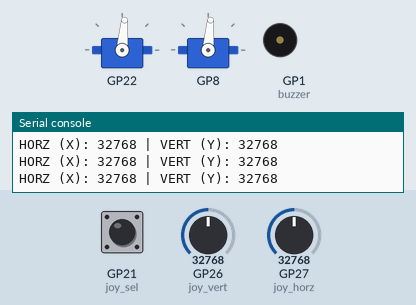
Simulated run of this program. Board: Raspberry Pi Pico running MicroPython. Shown: 2 × servo, buzzer (waves = sounding, pin HIGH), the last lines printed to the serial console. Wiring (from the project's diagram.json): buzzer on GP1, servo on GP8, button joystick on GP21, servo on GP22, joystick Y on GP26, joystick X on GP27. The test bench sets the inputs (shaded band); at power-on: GP27 (joy_horz) = 32768, GP21 (joy_sel) HIGH, GP26 (joy_vert) = 32768 (analog values on the 0–65535 scale). Servo angles are drawn from the pulse width (0.5 ms = 0°, 2.5 ms = 180°).

Above: at 3.2 s.
3.3 s: GP27 (joy_horz) set to 45874
At 4.2 s:
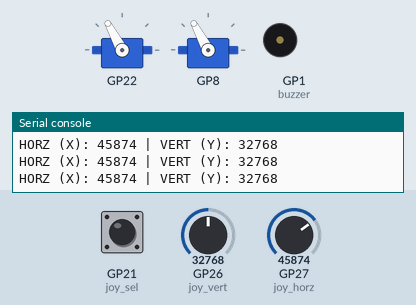
4.9 s: GP21 (joy_sel) pulled LOW for 0.25 s
At 5.11 s:
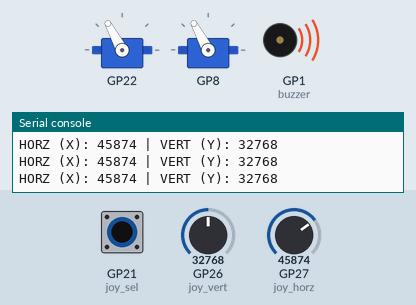
6.7 s: GP27 (joy_horz) set to 57670
At 7.2 s:
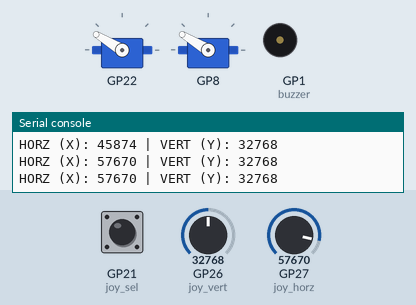
8.3 s: GP21 (joy_sel) pulled LOW for 1 s
At 9.2 s:
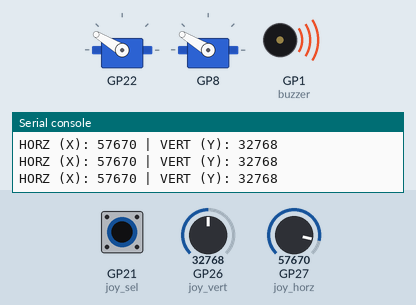
10.9 s: GP27 (joy_horz) set to 65535
At 12.1 s:
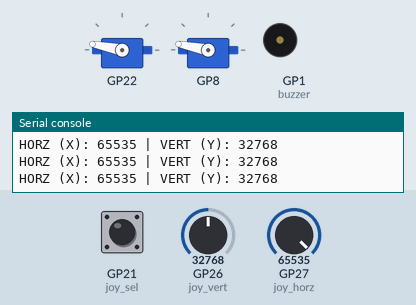
12.5 s: GP21 (joy_sel) pulled LOW for 0.25 s
At 12.73 s:
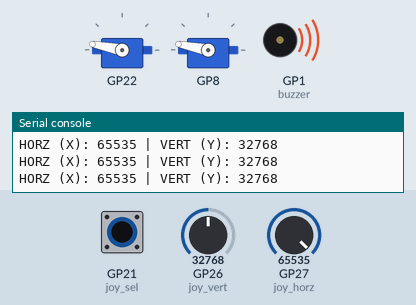
Timing chart, 0 to 15.3 s (numbered marks = the images above; inputs shaded):
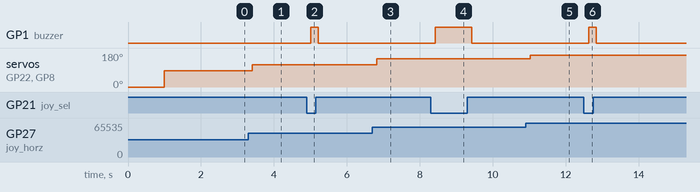

Measured:
- after the input at 3.3 s, servo on GP22, servo on GP8: 85° → 118° after 0.11 s
- after the input at 4.9 s, GP1 (buzzer): LOW → HIGH after 0.11 s, → LOW 0.20 s later
- after the input at 6.7 s, servo on GP22, servo on GP8: 118° → 149° after 0.12 s
- after the input at 8.3 s, GP1 (buzzer): LOW → HIGH after 0.12 s, → LOW 1.0 s later
- after the input at 10.9 s, servo on GP22, servo on GP8: 149° → 169° after 0.13 s
- after the input at 12.5 s, GP1 (buzzer): LOW → HIGH after 0.14 s, → LOW 0.20 s later

The program:

main.py
```python
import time
import machine


joy_horz = machine.ADC(27)
joy_vert = machine.ADC(26)
joy_sel = machine.Pin(21,machine.Pin.IN)
buzzer = machine.Pin(1,machine.Pin.OUT)

class direction :
    def __init__(self,name,pin, min_duty = 1638, max_duty = 7800):
        self.pwm = machine.PWM(machine.Pin(pin))
        self.name = name
        self.pwm.freq(50)
        self.min_duty = min_duty
        self.max_duty = max_duty
        self.current_angle = 0

    def set_angle(self,angle):
        if angle < 0:
            angle = 0
        elif angle > 180 :
            angle = 180

        self.current_angle = angle
        duty = int(self.min_duty + (angle / 180)*(self.max_duty - self.min_duty))
        self.pwm.duty_u16(duty)

    def control(self,input_joy) :
        target_angle = int((input_joy / 65535)*180)
        self.set_angle(target_angle)


servo_right = direction("right",22)
servo_left = direction("left",8)

servo_right.set_angle(0)
servo_left.set_angle(0)
time.sleep(1)

servo_right.set_angle(90)
servo_left.set_angle(90)
time.sleep(1)

while True:
    val_h = joy_horz.read_u16()
    val_v = joy_vert.read_u16()

    servo_right.control(val_h)
    servo_left.control(val_h)

    if joy_sel.value() == 0 :
        buzzer.value(1)
    else :
        buzzer.value(0)

    print(f"HORZ (X): {val_h} | VERT (Y): {val_v}")
    time.sleep(0.2)
```
